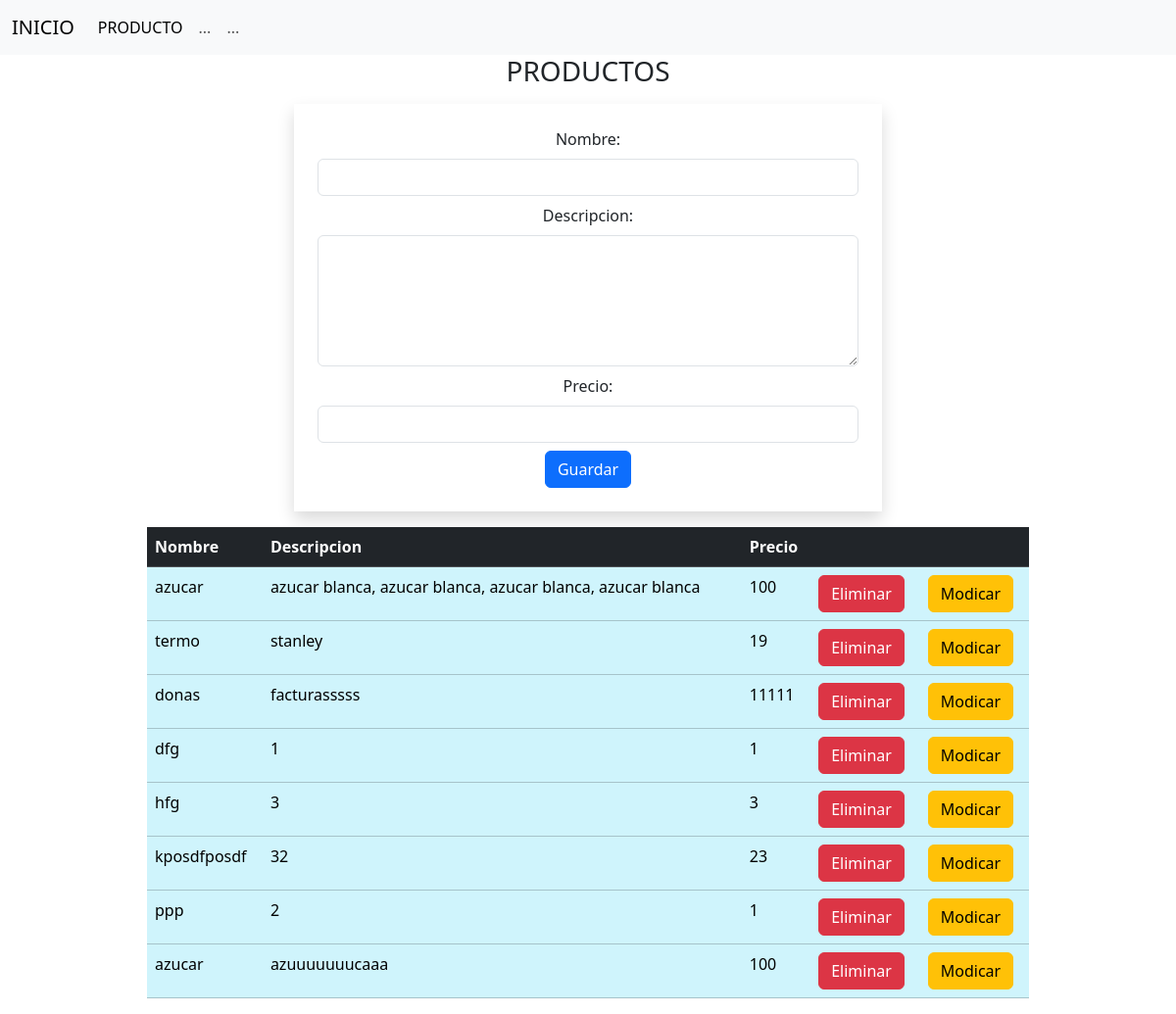
The page /producto/ on the database its author committed.
### core/models.py (models this page shows, shortened)
class Producto(models.Model):
    nombre = models.CharField(max_length=30)
    precio = models.IntegerField()
    descripcion = models.CharField(max_length=100)

### core/views.py (the view)
# urls.py: path('producto/', views.producto, name='consultar'),
def producto(request):
    productos = Producto.objects.all()
    return render(request, 'core/producto.html', {
        'productos': productos
        })

### core/templates/core/producto.html (shortened to what this page needs)
{% extends 'core/padre.html' %}
{% block content %}
<h3 class="text-center">PRODUCTOS </h3>
<form class="w-50 shadow mx-auto p-4 m-3 text-center" method="post" action="{% url 'core:guardar' %}">
    Nombre:<input type="text" name="nombre" class="form-control my-2" required>
    Descripcion: <textarea name="descripcion" class="form-control my-2" cols="30" rows="5"></textarea>
    Precio:<input type="number" name="precio" class="form-control my-2" required>
    <input type="submit" value="Guardar" class="btn btn-primary">
</form>
<table class="table table-info w-75 mx-auto">
    <tr class="table table-dark">
        <th>Nombre</th>
        <th>Descripcion</th>
        <th>Precio</th>
        <th colspan="2"></th>
    </tr>
    {% for producto in productos %}
    <tr>
        <td>{{producto.nombre}}</td>
        <td>{{producto.descripcion}}</td>
        <td>{{producto.precio}}</td>
        <td>
            <form action="{% url 'core:eliminar' producto.id %}" method="post">
                <button class="btn btn-danger" onclick="return confirm('Eliminar el producto seleccionado?')">
                    Eliminar
                </button>
            </form>
        </td>
        <td>
            <form action="{% url 'core:detalle' producto.id %}" method="post">
                <button class="btn btn-warning" >
                    Modicar
                </button>
            </form>
        </td>
    </tr>
    {% endfor %}
</table>
{% endblock content %}

### core/templates/core/padre.html (shortened to what this page needs)
<!DOCTYPE html>
<html lang="en">
<head>
    <link rel="stylesheet" href="https://cdn.jsdelivr.net/npm/bootstrap@5.3.2/dist/css/bootstrap.min.css">
    <link rel="stylesheet" href="<link rel="stylesheet" href="https://cdnjs.cloudflare.com/ajax/libs/font-awesome/6.5.1/css/all.min.css" />
</head>
<body>
    <nav class="navbar navbar-expand-lg bg-body-tertiary">
        <div class="container-fluid">
          <a class="navbar-brand" href="{% url 'core:index' %}">INICIO</a>
          <div class="collapse navbar-collapse" id="navbarNavAltMarkup">
            <div class="navbar-nav">
              <a class="nav-link active" aria-current="page" href="{% url 'core:consultar' %}">PRODUCTO</a>
              <a class="nav-link" href="#">...</a>
              <a class="nav-link" href="#">...</a>
            </div>
          </div>
        </div>
      </nav>
      {% block content %}
      {% endblock content %}
</body>
</html>

### rows shown on the page
Producto: nombre "azucar", descripcion "azucar blanca, azucar blanca, azucar blanca, azucar blanca", precio "100"
Producto: nombre "termo", descripcion "stanley", precio "19"
Producto: nombre "donas", descripcion "facturasssss", precio "11111"
Producto: nombre "dfg", descripcion "1", precio "1"
Producto: nombre "hfg", descripcion "3", precio "3"
Producto: nombre "kposdfposdf", descripcion "32", precio "23"
Producto: nombre "ppp", descripcion "2", precio "1"
Producto: nombre "azucar", descripcion "azuuuuuuucaaa", precio "100"
